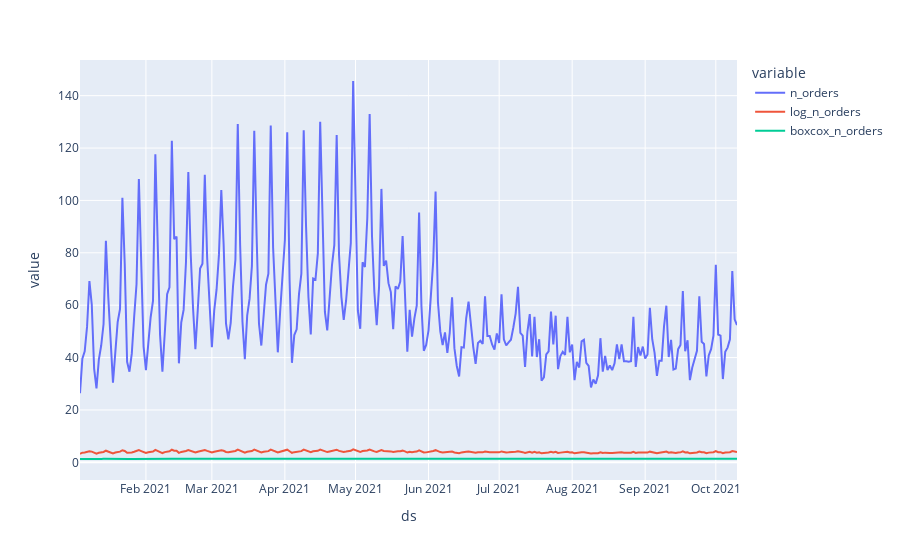

Notebook source saved alongside this figure:
### Code cell
ts["boxcox_n_orders"] = boxcox(ts.n_orders, lmbda=maxlog)
ts.plot()

### Figure 1 — Plotly figure (JSON) as saved in the notebook; plotly's stock layout.template omitted (floating-point values rounded to 4 significant figures; data arrays with more than 128 entries replaced by an {"elided": "..."} marker saying what was removed)
{"data": [{"hovertemplate": "variable=n_orders<br>ds=%{x}<br>value=%{y}<extra></extra>", "legendgroup": "n_orders", "line": {"color": "#636efa", "dash": "solid"}, "mode": "lines", "name": "n_orders", "orientation": "v", "showlegend": true, "type": "scatter", "x": {"elided": "280 str values"}, "xaxis": "x", "y": {"elided": "280 float values"}, "yaxis": "y"}, {"hovertemplate": "variable=log_n_orders<br>ds=%{x}<br>value=%{y}<extra></extra>", "legendgroup": "log_n_orders", "line": {"color": "#EF553B", "dash": "solid"}, "mode": "lines", "name": "log_n_orders", "orientation": "v", "showlegend": true, "type": "scatter", "x": {"elided": "280 str values"}, "xaxis": "x", "y": {"elided": "280 float values"}, "yaxis": "y"}, {"hovertemplate": "variable=boxcox_n_orders<br>ds=%{x}<br>value=%{y}<extra></extra>", "legendgroup": "boxcox_n_orders", "line": {"color": "#00cc96", "dash": "solid"}, "mode": "lines", "name": "boxcox_n_orders", "orientation": "v", "showlegend": true, "type": "scatter", "x": {"elided": "280 str values"}, "xaxis": "x", "y": {"elided": "280 float values"}, "yaxis": "y"}], "layout": {"legend": {"title": {"text": "variable"}, "tracegroupgap": 0}, "margin": {"t": 60}, "xaxis": {"anchor": "y", "domain": [0, 1], "title": {"text": "ds"}}, "yaxis": {"anchor": "x", "domain": [0, 1], "title": {"text": "value"}}}}
